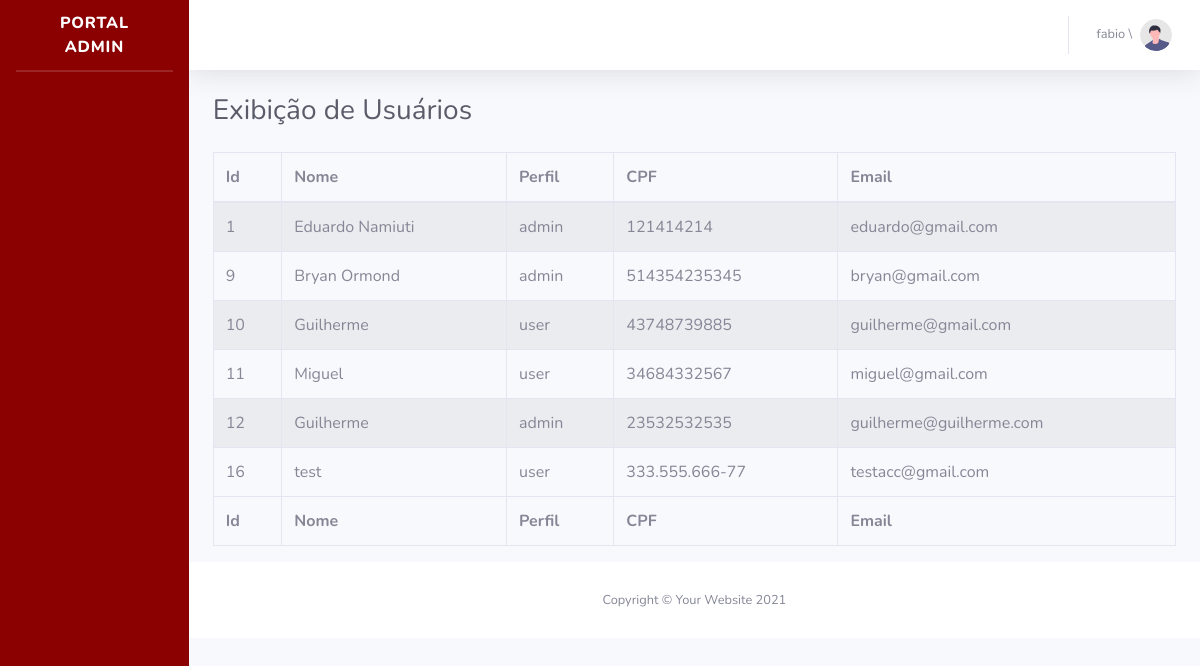
Before: /exibe_usuario.php (signed in) with the older database file.
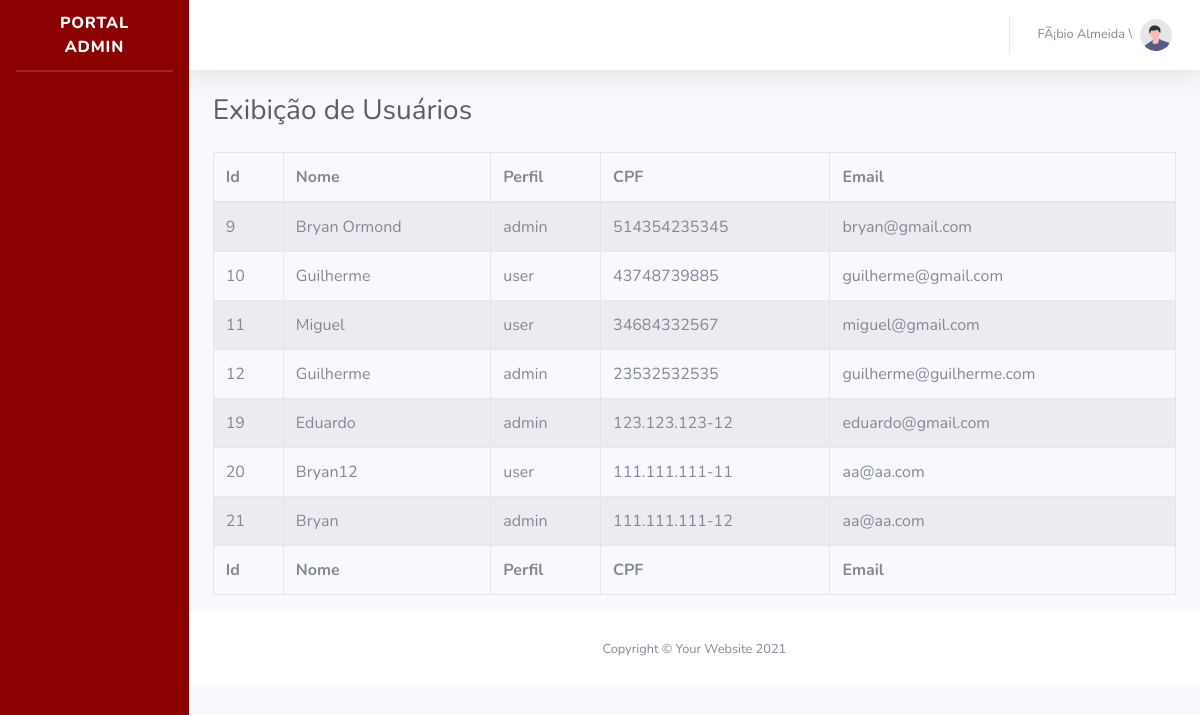
After: the same page with the newer database file.
### tables this page shows
CREATE TABLE `tb_usuarios` (
  `id` int(11) NOT NULL,
  `nome` varchar(130) NOT NULL,
  `cpf` varchar(15) NOT NULL,
  `rg` varchar(12) NOT NULL,
  `email` varchar(40) NOT NULL,
  `senha` varchar(200) NOT NULL,
  `perfil` varchar(10) NOT NULL
);

### exibe_cadastro.php (the view, shortened to what this page needs)
<?php
    require('conect.php');
    $sql_all="SELECT id, nome, perfil, cpf, email FROM `tb_usuarios`";
    $result=mysqli_query($conecta,$sql_all);
        while($consulta_count=mysqli_fetch_array($result))
        {
            echo "<tr>";
            echo "<td>".$consulta_count['id']."</td>";
            echo "<td>".$consulta_count['nome']."</td>";
            echo "<td>".$consulta_count['perfil']."</td>";
            echo "<td>".$consulta_count['cpf']."</td>";
            echo "<td>".$consulta_count['email']."</td>";
            echo "</tr>";
        }
?>

### exibe_usuario.php (shortened to what this page needs)
<!DOCTYPE html>
<html lang='en'>
<head>
    <link href='vendor/fontawesome-free/css/all.min.css' rel='stylesheet' type='text/css'>
    <link href='css/sb-admin-2.min.css' rel='stylesheet'>
</head>
<body id='page-top'>
    <div id='wrapper'>
        <ul class='navbar-nav bg-gradient-primary sidebar sidebar-dark accordion' id='accordionSidebar'>
            <a class='sidebar-brand d-flex align-items-center justify-content-center' href='index.php'>
                <div class='sidebar-brand-text mx-3'>Portal Admin</div>
            </a>
            <hr class='sidebar-divider my-0'>
            <hr class='sidebar-divider'>
        </ul>
        <div id='content-wrapper' class='d-flex flex-column'>
            <div id='content'>
                <nav class='navbar navbar-expand navbar-light bg-white topbar mb-4 static-top shadow'>
                    <ul class='navbar-nav ml-auto'>
                        <li class='nav-item dropdown no-arrow'>
                            <a class='nav-link dropdown-toggle' href='#' id='userDropdown' role='button'
                                data-toggle='dropdown' aria-haspopup='true' aria-expanded='false'>
                                <span class='mr-2 d-none d-lg-inline text-gray-600 small'>
                                <?php
                                    echo $_SESSION['nome'];
                                    echo ' \ ';
                                ?>
                                </span>
                                <img class='img-profile rounded-circle'
                                    src='img/undraw_profile.svg'>
                            </a>
                        </li>
                    </ul>
                </nav>
                <div class='container-fluid'>
                    <div class='d-sm-flex align-items-center justify-content-between mb-4'>
                        <h1 class='h3 mb-0 text-gray-800'>Exibição de Usuários</h1>
                    </div>
                    <div class='row'>
                    <div class="container">
  <div class="row">
    <table id="example" class="table table-striped table-bordered" cellspacing="0" width="100%">
      <thead>
        <tr>
          <th>Id</th>
          <th>Nome</th>
          <th>Perfil</th>
          <th>CPF</th>
          <th>Email</th>
        </tr>
      </thead>
      <tfoot>
      <tr>
          <th>Id</th>
          <th>Nome</th>
          <th>Perfil</th>
          <th>CPF</th>
          <th>Email</th>
        </tr>
      </tfoot>
      <tbody>
       <?php
            require('exibe_cadastro.php');
       ?>
      </tbody>
    </table>
  </div>
</div>
                    </div>
            </div>
            <footer class='sticky-footer bg-white'>
                <div class='container my-auto'>
                    <div class='copyright text-center my-auto'>
                        <span>Copyright &copy; Your Website 2021</span>
                    </div>
                </div>
            </footer>
        </div>
    </div>
</body>
</html>

Changed rows visible on the page:
removed tb_usuarios: id "1", nome "Eduardo Namiuti", perfil "admin", cpf "121414214", email "eduardo@gmail.com"
removed tb_usuarios: id "16", nome "test", perfil "user", cpf "333.555.666-77", email "testacc@gmail.com"
added tb_usuarios: id "19", nome "Eduardo", perfil "admin", cpf "123.123.123-12", email "eduardo@gmail.com"
added tb_usuarios: id "20", nome "Bryan12", perfil "user", cpf "111.111.111-11", email "aa@aa.com"
added tb_usuarios: id "21", nome "Bryan", perfil "admin", cpf "111.111.111-12", email "aa@aa.com"
Other visible differences:
$_SESSION['nome']: "fabio" → "FÃ¡bio Almeida"
